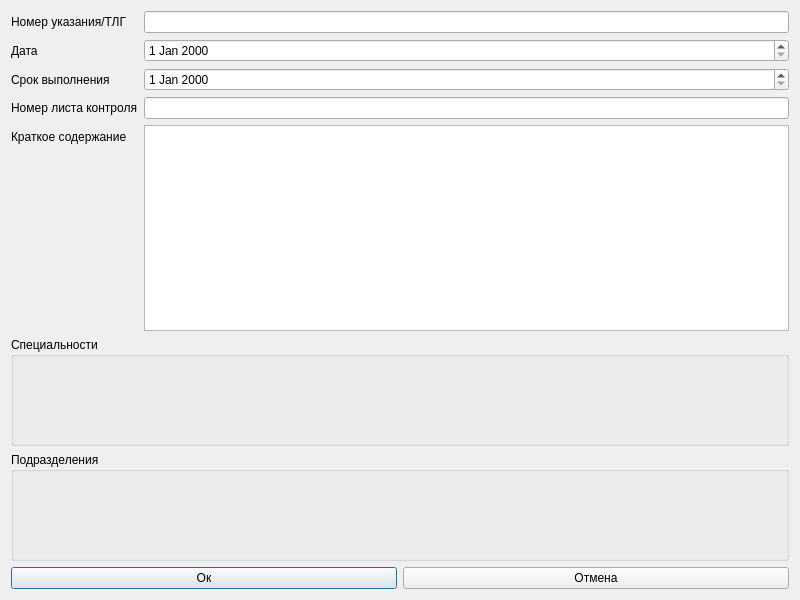
<?xml version="1.0" encoding="UTF-8"?>
<ui version="4.0">
 <class>D_add_lk</class>
 <widget class="QDialog" name="D_add_lk">
  <property name="geometry">
   <rect>
    <x>0</x>
    <y>0</y>
    <width>800</width>
    <height>600</height>
   </rect>
  </property>
  <property name="sizePolicy">
   <sizepolicy hsizetype="Preferred" vsizetype="Preferred">
    <horstretch>0</horstretch>
    <verstretch>0</verstretch>
   </sizepolicy>
  </property>
  <property name="windowTitle">
   <string>Dialog</string>
  </property>
  <layout class="QVBoxLayout" name="verticalLayout_2" stretch="10,7,0">
   <item>
    <layout class="QFormLayout" name="formLayout">
     <item row="0" column="0">
      <widget class="QLabel" name="label_tlg">
       <property name="text">
        <string>Номер указания/ТЛГ</string>
       </property>
      </widget>
     </item>
     <item row="0" column="1">
      <widget class="QLineEdit" name="tlgEdit"/>
     </item>
     <item row="1" column="0">
      <widget class="QLabel" name="date_tlg">
       <property name="text">
        <string>Дата</string>
       </property>
      </widget>
     </item>
     <item row="1" column="1">
      <widget class="QDateEdit" name="tlgDateEdit"/>
     </item>
     <item row="2" column="0">
      <widget class="QLabel" name="Label">
       <property name="text">
        <string>Срок выполнения</string>
       </property>
      </widget>
     </item>
     <item row="2" column="1">
      <widget class="QDateEdit" name="tlgDeadlineEdit"/>
     </item>
     <item row="4" column="0">
      <widget class="QLabel" name="Label_2">
       <property name="text">
        <string>Краткое содержание</string>
       </property>
      </widget>
     </item>
     <item row="4" column="1">
      <widget class="QTextEdit" name="textEdit"/>
     </item>
     <item row="3" column="0">
      <widget class="QLabel" name="Label_3">
       <property name="text">
        <string>Номер листа контроля</string>
       </property>
      </widget>
     </item>
     <item row="3" column="1">
      <widget class="QLineEdit" name="lcEdit"/>
     </item>
    </layout>
   </item>
   <item>
    <layout class="QVBoxLayout" name="verticalLayout">
     <item>
      <widget class="QGroupBox" name="spec_groupbox">
       <property name="title">
        <string>Специальности</string>
       </property>
       <layout class="QHBoxLayout" name="spec_layout"/>
      </widget>
     </item>
     <item>
      <widget class="QGroupBox" name="podr_groupbox">
       <property name="title">
        <string>Подразделения</string>
       </property>
       <layout class="QHBoxLayout" name="unit_layout"/>
      </widget>
     </item>
    </layout>
   </item>
   <item>
    <layout class="QHBoxLayout" name="horizontalLayout">
     <item>
      <widget class="QPushButton" name="btn_ok">
       <property name="text">
        <string>Ок</string>
       </property>
      </widget>
     </item>
     <item>
      <widget class="QPushButton" name="btn_cancel">
       <property name="text">
        <string>Отмена</string>
       </property>
      </widget>
     </item>
    </layout>
   </item>
  </layout>
 </widget>
 <resources/>
 <connections/>
</ui>
